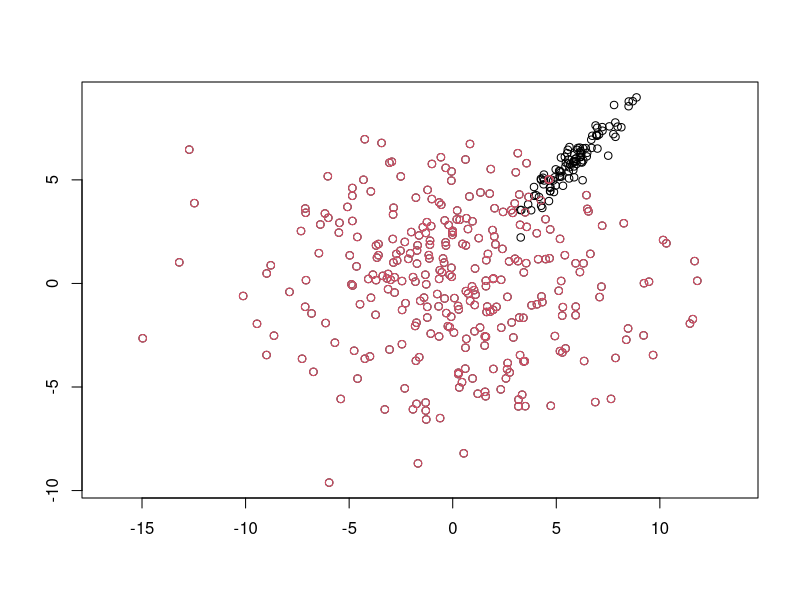

R code for this plot: (Note: this script raises an error after producing the figure.)
### Name: projection
### Title: Discriminative projection
### Aliases: projection


### ** Examples

# illustrate difference between (m,v,mv)
library(MASS)
m1 <- c(6,6)
v1 <- array(c(2,1.9,1.9,2),c(2,2))
#v1 <- array(c(1,0,0,1),c(2,2))
x1 <- mvrnorm(100,m1,v1)
m2 <- c(0,0)
v2 <- array(c(20,0,0,10),c(2,2))
x2 <- mvrnorm(300,m2,v2)
x = as.data.frame(rbind(x1,x2))
y = factor(c(rep(1,nrow(x1)),rep(2,nrow(x2))))
plot(x[,1],x[,2],col=1,xlab="",ylab="",asp=1)
points(x2[,1],x2[,2],col=2)
w = projection(x,y,type="m")
abline(0,w[2]/w[1],col=3)
w = projection(x,y,type="v")
abline(0,w[2]/w[1],col=4)
w = projection(x,y,type="mv")
abline(0,w[2]/w[1],col=5)
my.legend(1,c("m","v","mv"),col=3:5,lty=1)

# regression projection
x1 <- 2*runif(200)-1
x2 <- 2*runif(200)-1
y <- x1^2/2 + x2^2
x <- data.frame(x1,x2)
color.plot(x[,1],x[,2],y)
w = projection(x,y)
abline(0,w[2]/w[1],col=4)



